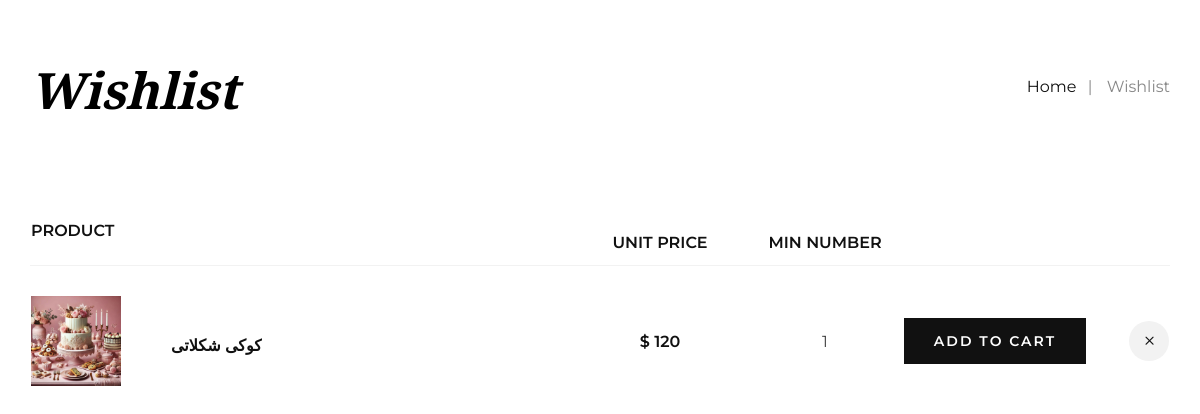
Before: /Favorite-List (signed in) with the older database file.
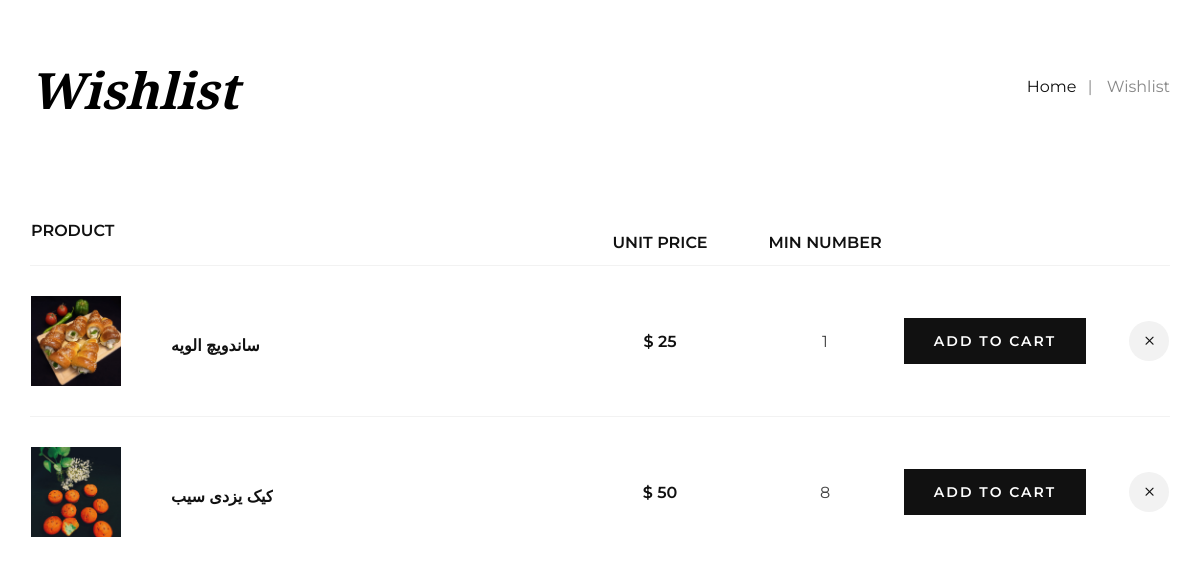
After: the same page with the newer database file.
### favorite_module/models.py (models this page shows, shortened)
class FavoriteDetail(models.Model):
    favorite = models.ForeignKey(Favorite, on_delete=models.CASCADE)
    product = models.ForeignKey(Product, on_delete=models.CASCADE)
    class Meta:
        verbose_name = 'favorite_detail'
        verbose_name_plural = 'favorite_details'

### product_module/models.py (models this page shows, shortened)
class Product(models.Model):
    category = models.ManyToManyField(productCategory, verbose_name='دیته بندی')
    title = models.CharField(max_length=100, verbose_name='عنوان محصول', db_index=True)
    url_title = models.CharField(max_length=100, verbose_name='عنوان در url', db_index=True)
    price = models.IntegerField(verbose_name='قیمت محصول')
    image = models.ImageField(upload_to='images/products', verbose_name='تصویر اصلی')
    short_description = models.TextField(verbose_name='توضحات کوتاه محصول')
    description = models.TextField(verbose_name='توضیحات محصول')
    is_active = models.BooleanField(default=False, verbose_name='فعال')
    slug = models.SlugField(default="", db_index=True, unique=True, null=False, blank=True, max_length=400,
                            allow_unicode=True, verbose_name='slug')
    is_deleted = models.BooleanField(default=False, verbose_name='حذف')
    number = models.IntegerField(verbose_name='حداقل مقدار خرید', default=1, blank=True, null=True)
    class Meta:
        verbose_name = 'product'
        verbose_name_plural = "product's"

### favorite_module/views.py (the view)
# urls.py: path('Favorite-List', views.Favorite_View.as_view(), name='favorite_list'),
@method_decorator(login_required, name='dispatch')
class Favorite_View(View):
    def get(self, request):
        current_favorite, created = Favorite.objects.prefetch_related('favoritedetail_set').get_or_create(
            user=request.user)
        context = {
            'favorites': current_favorite
        }
        return render(request, 'favorite_module/favorite_list.html', context)

### favorite_module/templates/favorite_module/favorite_list.html (shortened to what this page needs)
{% extends 'shared/layout.html' %}
{% load custom_filters %}
{% block content %}
    <div id="ajax_rm_favorite_product">
    {% include 'favorite_partial/success_favorite_rm.html' %}
    </div>
{% endblock %}

### favorite_module/templates/favorite_partial/success_favorite_rm.html (shortened to what this page needs)
    <div class="breadcrumb-option">
        <div class="container">
            <div class="row">
                <div class="col-lg-6 col-md-6 col-sm-6">
                    <div class="breadcrumb__text">
                        <h2>Wishlist</h2>
                    </div>
                </div>
                <div class="col-lg-6 col-md-6 col-sm-6">
                    <div class="breadcrumb__links">
                        <a href="{% url 'home' %}">Home</a>
                        <span>Wishlist</span>
                    </div>
                </div>
            </div>
        </div>
    </div>
    <section class="wishlist spad">
        <div class="container">
            <div class="row">
                <div class="col-lg-12">
                    <div class="wishlist__cart__table">
                            {% if favorites.favoritedetail_set.all %}
                        <table>
                            <thead>
                            <tr class="favorite_tr_titles_set">
                                <th>Product</th>
                                <th>Unit Price</th>
                                <th>Min Number</th>
                                <th></th>
                                <th></th>
                            </tr>
                            </thead>
                            <tbody>
                            {% for favorite in favorites.favoritedetail_set.all %}
                                <tr>
                                    <td class="product__cart__item">
                                        <div class="product__cart__item__pic">
                                            <div>
                                                <img class="cart-image-size" src="{{ favorite.product.image.url }}"
                                                     alt="">
                                            </div>
                                            <div class="product__cart__item__text">
                                                <h6>{{ favorite.product.title }}</h6>
                                            </div>
                                        </div>
                                    </td>
                                    <td class="cart__price">$ {{ favorite.product.price }}</td>
                                    <td class="cart__stock">{{ favorite.product.number }}</td>
                                    <td class="cart__btn"><a href="#"
                                         onclick="addProductToCartFavorite(event, {{ favorite.product.id }})"
                                         class="primary-btn">Add to cart</a></td>
                                    <td class="cart__close" onclick="removeProductFavorite({{ favorite.id }})"><span class="icon_close"></span></td>
                                </tr>
                            {% endfor %}
                                {% else %}
                                <div class="alert alert-success"> <p>لیست علاقه مندی های شما خالی است</p> </div>
                               {% endif %}
                            </tbody>
                        </table>
                    </div>
                </div>
            </div>
        </div>
    </section>

Changed rows visible on the page:
removed FavoriteDetail: product.image (picture), product "کوکی شکلاتی", product.price "120", product.number "1"
added FavoriteDetail: product.image (picture), product "ساندویچ الویه", product.price "25", product.number "1"
added FavoriteDetail: product.image (picture), product "کیک یزدی سیب", product.price "50", product.number "8"
